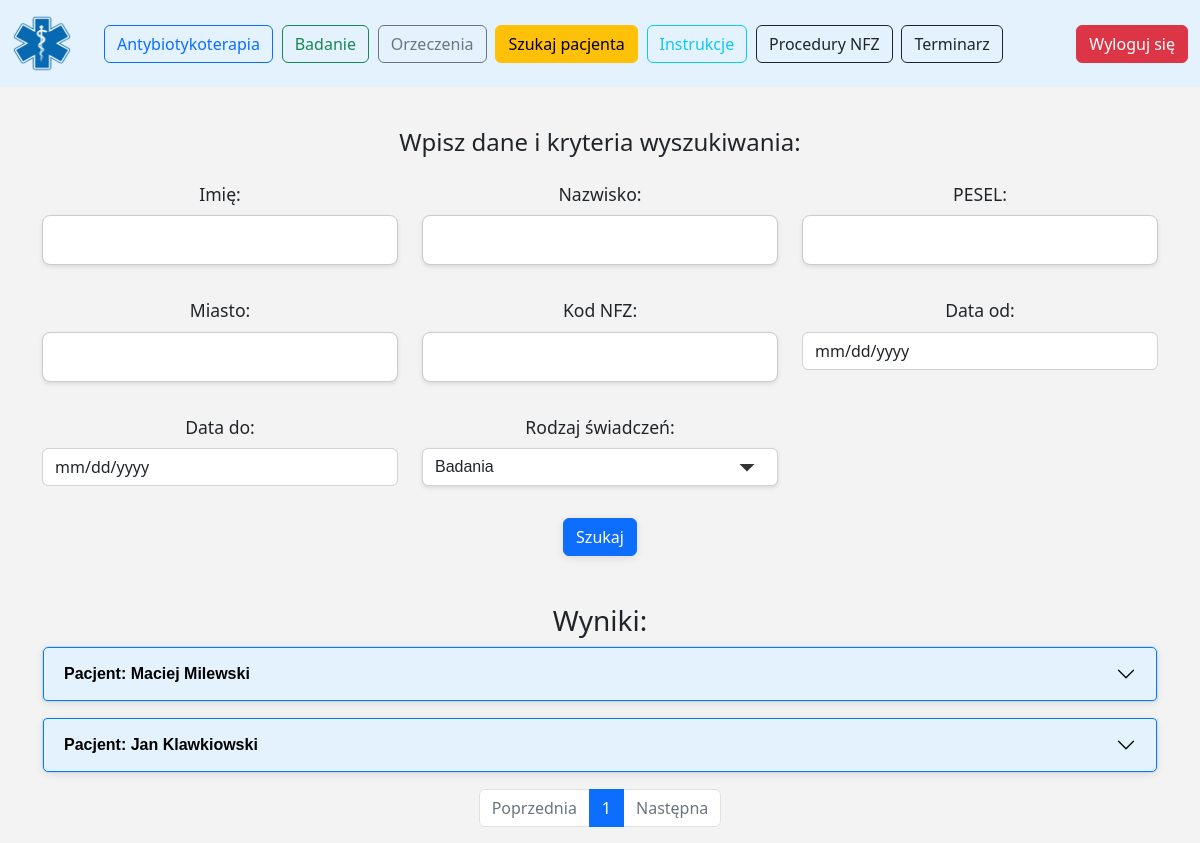
The page /patient (signed in) on the database as committed earlier.
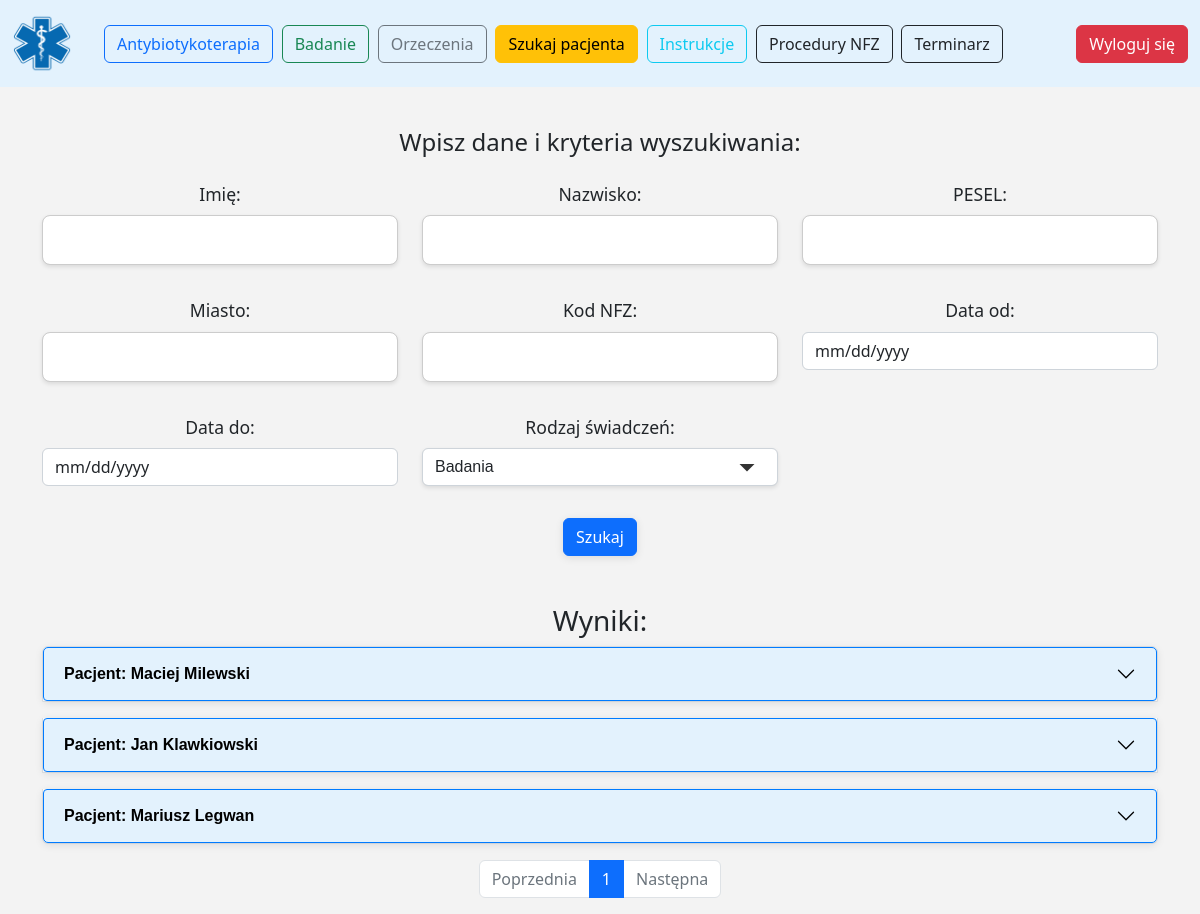
The same page on the database as committed later.
### app/models.py (models this page shows)
class Patient(db.Model):
    __tablename__ = 'patient'
    id = db.Column(db.Integer, primary_key=True)
    first_name = db.Column(db.String(50), nullable=False)
    surname = db.Column(db.String(50), nullable=False)
    pesel = db.Column(db.String(11), unique=True, nullable=False)
    gender = db.Column(db.String(10), nullable=False)
    state = db.Column(db.String(50))
    city = db.Column(db.String(50))
    street = db.Column(db.String(50))
    apartment_number = db.Column(db.String(10))
    visits = db.relationship('Visit', backref='patient', lazy='select')
    audiograms = db.relationship('Audiogram', backref='patient', lazy='select')
    certificates = db.relationship('MedicalCertificate', backref='patient', lazy=True)

### app/routes/patient.py (the view, shortened to what this page needs)
@patient_bp.route('/patient', methods=['GET', 'POST'])
@login_required
def patient_main():
    try:
        current_page = int(request.args.get('page', 1))
        visit_page = int(request.args.get('visit_page', 1))
        certificate_page = int(request.args.get('certificate_page', 1))
        search_mode = request.form.get('search_mode', 'visit')
        if request.args.get('search_mode'):
            search_mode = request.args.get('search_mode')
        filters = []
        joins_required = False
        patients = []
        total_pages = 0
        query = db.session.query(Patient).filter(*filters)
        total_patients = query.count()
        total_pages = ceil(total_patients / ITEMS_PER_PAGE)
        patients = query.offset((current_page - 1) * ITEMS_PER_PAGE).limit(ITEMS_PER_PAGE).all()
        for patient in patients:
            visit_query = (
                db.session.query(Visit)
                .outerjoin(Audiogram, Visit.id == Audiogram.visit_id)
                .filter(Visit.patient_id == patient.id)
                .options(db.contains_eager(Visit.audiograms))
            )
            total_visits = visit_query.count()
            visit_total_pages = ceil(total_visits / VISITS_PER_PAGE)
            visits = visit_query.offset((visit_page - 1) * VISITS_PER_PAGE).limit(VISITS_PER_PAGE).all()
            for visit in visits:
                visit.audiogram_data = (
                    db.session.query(Audiogram)
                    .filter_by(visit_id=visit.id)
                    .first()
                )
            patient.limited_visits = visits
            patient.visit_current_page = visit_page
            patient.visit_total_pages = visit_total_pages
            patient.visit_has_prev = visit_page > 1
            patient.visit_has_next = visit_page < visit_total_pages
            certificate_query = db.session.query(MedicalCertificate).filter_by(patient_id=patient.id)
            total_certificates = certificate_query.count()
            certificate_total_pages = ceil(total_certificates / CERTIFICATES_PER_PAGE)
            patient.limited_medical_certificates = certificate_query.offset(
                (certificate_page - 1) * CERTIFICATES_PER_PAGE
            ).limit(CERTIFICATES_PER_PAGE).all()
            patient.certificate_current_page = certificate_page
            patient.certificate_total_pages = certificate_total_pages
            patient.certificate_has_prev = certificate_page > 1
            patient.certificate_has_next = certificate_page < certificate_total_pages
        return render_template(
            'patient.html',
            current_user=current_user.login,
            results=patients,
            current_page=current_page,
            total_pages=total_pages,
            has_prev=current_page > 1,
            has_next=current_page < total_pages,
            search_mode=search_mode
        )
    except Exception as e:
        logging.error(f"Error in patient_main: {e}")
        return abort(500)

### app/templates/patient.html (shortened to what this page needs)
<!DOCTYPE html>
<html lang="pl">
<head>
    <link rel="stylesheet" href="{{ url_for('static', filename='css/bootstrap.min.css') }}">
    <link rel="stylesheet" href="{{ url_for('static', filename='css/patient.css') }}">
</head>
<body>
<div class="col-12 text-center">
    <div class="container col-12">
        <div class="row">
            <nav class="navbar fixed-top navbar-expand-lg navbar-light" style="background-color: #e3f2fd;">
                <div class="container-fluid">
                    <a class="navbar-brand" href="#">
                        <img src="{{ url_for('static', filename='img/logo.png') }}" alt="" width="60" height="60"
                             class="d-inline-block align-text-top">
                    </a>
                    <div class="collapse navbar-collapse" id="navbarSupportedContent">
                        <ul class="navbar-nav me-auto mb-2 mb-lg-0">
                            <li class="nav-item">
                                <a class="btn btn-outline-primary" type="button"
                                   href="{{ url_for('antibiotic.antibiotic_main') }}">Antybiotykoterapia</a>
                            </li>
                            <li class="nav-item">
                                <a class="btn btn-outline-success" type="button"
                                   href="{{ url_for('visit.main_form') }}">Badanie</a>
                            </li>
                            <li class="nav-item">
                                <a class="btn btn-outline-secondary" type="button"
                                   href="{{ url_for('medical_certificate.medical_certificate_main') }}">Orzeczenia</a>
                            </li>
                            <li class="nav-item">
                                <a class="btn btn-warning" type="button"
                                   href="{{ url_for('patient.patient_main') }}">Szukaj
                                    pacjenta</a>
                            </li>
                            <li class="nav-item">
                                <a class="btn btn-outline-info" type="button"
                                   href="{{ url_for('instruction.instruction_main') }}">Instrukcje</a>
                            </li>
                            <li class="nav-item">
                                <a class="btn btn-outline-dark" type="button"
                                   href="{{ url_for('procedure.procedure_main') }}">Procedury
                                    NFZ</a>
                            </li>
                            <li class="nav-item">
                                <a class="btn btn-outline-dark" type="button"
                                   href="{{ url_for('schedule.schedule_main') }}">Terminarz</a>
                            </li>
                        </ul>
                        <a class="btn btn-danger" type="button" href="{{ url_for('auth.logout') }}">Wyloguj się</a>
                    </div>
                </div>
            </nav>
        </div>
    </div>
    <div class="container mt-5 pt-5">
        <h4 class="mb-4">Wpisz dane i kryteria wyszukiwania:</h4>
        <form method="POST" action="{{ url_for('patient.patient_main') }}">
            <div class="row mb-3">
                <div class="col-md-4">
                    <label for="first_name" class="form-label">Imię:</label>
                    <input type="text" class="form-control" id="first_name" name="first_name">
                </div>
                <div class="col-md-4">
                    <label for="surname" class="form-label">Nazwisko:</label>
                    <input type="text" class="form-control" id="surname" name="surname">
                </div>
                <div class="col-md-4">
                    <label for="pesel" class="form-label">PESEL:</label>
                    <input type="text" class="form-control" id="pesel" name="pesel">
                </div>
            </div>
            <div class="row mb-3">
                <div class="col-md-4">
                    <label for="city" class="form-label">Miasto:</label>
                    <input type="text" class="form-control" id="city" name="city">
                </div>
                <div class="col-md-4">
                    <label for="nfz_info" class="form-label">Kod NFZ:</label>
                    <input type="text" class="form-control" id="nfz_info" name="nfz_info">
                </div>
                <div class="col-md-4">
                    <label for="start_date" class="form-label">Data od:</label>
                    <input type="date" class="form-control" id="start_date" name="start_date">
                </div>
            </div>
            <div class="row mb-3">
                <div class="col-md-4">
                    <label for="end_date" class="form-label">Data do:</label>
                    <input type="date" class="form-control" id="end_date" name="end_date">
                </div>
                <div class="col-md-4">
                    <label for="search_mode" class="form-label">Rodzaj świadczeń:</label>
                    <select class="form-control" id="search_mode" name="search_mode">
                        <option value="visit" selected>Badania</option>
                    </select>
                </div>
            </div>
            <button type="submit" class="btn btn-primary">Szukaj</button>
        </form>
        {% if results is not none %}
            {% if results %}
                <h3 class="mt-5">Wyniki:</h3>
                <div id="results-pagination">
                    <div class="accordion" id="patientsAccordion">
                        {% for patient in results %}
                            <div class="accordion-item">
                                <h2 class="accordion-header" id="heading{{ loop.index }}">
                                    <button class="accordion-button collapsed" type="button" data-bs-toggle="collapse"
                                            data-bs-target="#collapse{{ loop.index }}" aria-expanded="false"
                                            aria-controls="collapse{{ loop.index }}">
                                        Pacjent: {{ patient.first_name }} {{ patient.surname }}
                                    </button>
                                </h2>
                            </div>
                        {% endfor %}
                    </div>
                </div>
            {% else %}
                <p class="mt-5">Brak wyników wyszukiwania.</p>
            {% endif %}
        {% endif %}
        <nav aria-label="Page navigation">
            <ul class="pagination justify-content-center">
                <li class="page-item {% if not has_prev %}disabled{% endif %}">
                    <a class="page-link"
                       href="{{ url_for('patient.patient_main', page=current_page - 1) }}">Poprzednia</a>
                </li>
                {% for page_num in range(1, total_pages + 1) %}
                    <li class="page-item {% if page_num == current_page %}active{% endif %}">
                        <a class="page-link"
                           href="{{ url_for('patient.patient_main', page=page_num) }}">{{ page_num }}</a>
                    </li>
                {% endfor %}
                <li class="page-item {% if not has_next %}disabled{% endif %}">
                    <a class="page-link"
                       href="{{ url_for('patient.patient_main', page=current_page + 1) }}">Następna</a>
                </li>
            </ul>
        </nav>
    </div>
</div>
</body>
</html>

### app/static/css/patient.css (style rules this page uses)
body { font-family: system-ui; font-size: 1rem; font-weight: 400; margin: 1rem; padding: 0; box-sizing: border-box; background-color: #f3f3f3; }
.text-center { margin-top: 2rem; font-size: 1.1rem; font-weight: 400; }
input[type="text"], input[type="email"], input[type="password"], textarea, select { width: 100%; padding: 0.75rem; margin-bottom: 1rem; font-family: 'Verdana', sans-serif; font-size: 1rem; font-weight: 400; color: #333; background-color: #ffffff; border: 1px solid #cccccc; border-radius: 8px; box-shadow: 0 2px 4px rgba(0, 0, 0, 0.1); box-sizing: border-box; }
button, input[type="submit"] { font-family: 'Verdana', sans-serif; font-size: 1rem; font-weight: 400; color: #ffffff; background-color: #007bff; border: none; padding: 0.75rem 1.5rem; text-align: center; border-radius: 8px; cursor: pointer; box-shadow: 0 2px 8px rgba(0, 0, 0, 0.1); transition: background-color 0.3s ease, box-shadow 0.3s ease; }
select { appearance: none; background-color: #ffffff; background-repeat: no-repeat; background-position: right 0.75rem center; padding-right: 2.5rem; }
.accordion-button { background-color: #e3f2fd; color: #000; font-weight: bold; border: 1px solid #007bff; border-radius: 4px; }
.accordion-item { margin-bottom: 1rem; }

Rows that differ between the two databases and show on the page:
added Patient: first_name "Mariusz", surname "Legwan"
